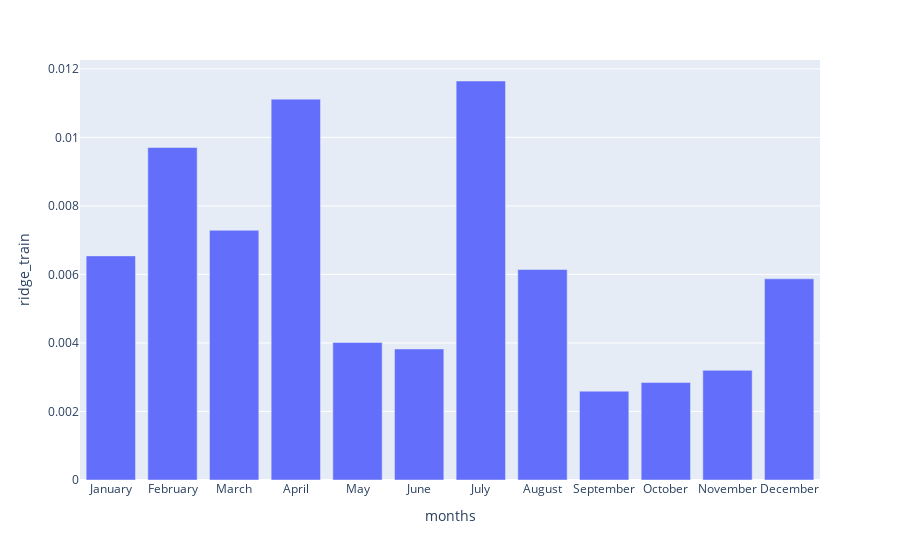

The notebook cell this image was saved under:
### Code cell
data = result
import plotly.express as px
fig = px.bar(data, x='months', y='ridge_train')
fig.show()

### Figure 1 — Plotly figure (JSON) as saved in the notebook; plotly's stock layout.template omitted (floating-point values rounded to 4 significant figures)
{"data": [{"alignmentgroup": "True", "hovertemplate": "months=%{x}<br>ridge_train=%{y}<extra></extra>", "legendgroup": "", "marker": {"color": "#636efa", "pattern": {"shape": ""}}, "name": "", "offsetgroup": "", "orientation": "v", "showlegend": false, "textposition": "auto", "type": "bar", "x": ["January", "February", "March", "April", "May", "June", "July", "August", "September", "October", "November", "December"], "xaxis": "x", "y": [0.006541, 0.009705, 0.007289, 0.01112, 0.004014, 0.003825, 0.01165, 0.006145, 0.002593, 0.002844, 0.0032, 0.005872], "yaxis": "y"}], "layout": {"barmode": "relative", "legend": {"tracegroupgap": 0}, "margin": {"t": 60}, "xaxis": {"anchor": "y", "domain": [0, 1], "title": {"text": "months"}}, "yaxis": {"anchor": "x", "domain": [0, 1], "title": {"text": "ridge_train"}}}}
